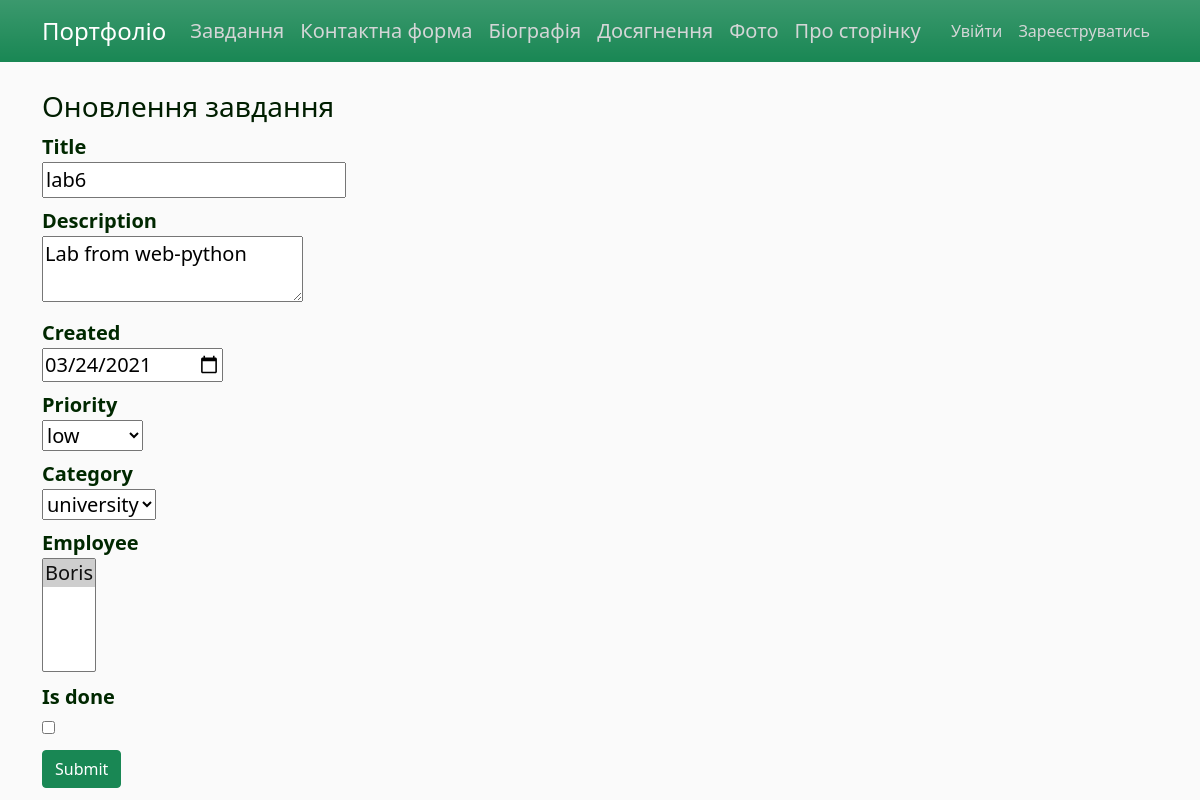
/task/1/update, run on an earlier commit of the app's database.
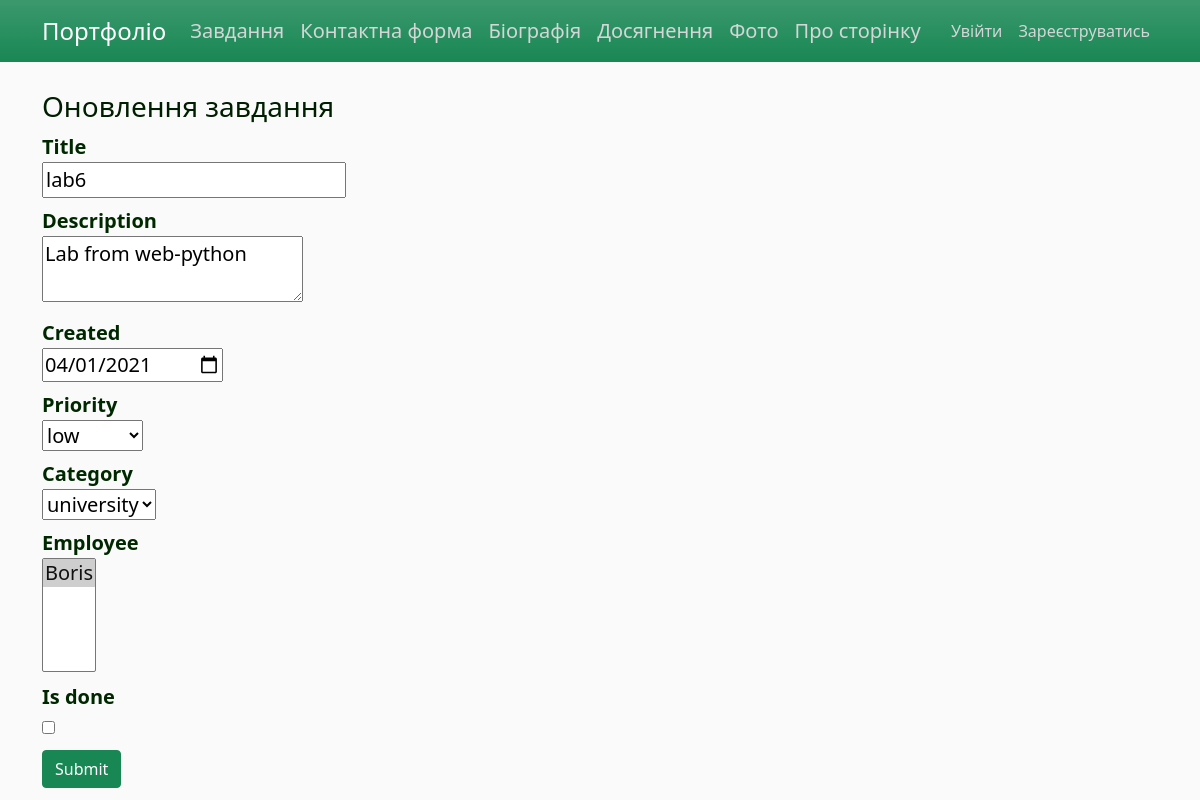
And on a later commit of the database.
### app/models.py (models this page shows, shortened)
class Task(db.Model):
    id = db.Column(db.Integer, primary_key=True)
    title = db.Column(db.String(80), nullable=False)
    description = db.Column(db.Text, nullable=False)
    created = db.Column(db.DateTime, default=datetime.utcnow)
    priority = db.Column(db.Enum(EnumPriority), default='low')
    is_done = db.Column(db.Boolean, default=False)
    category_id = db.Column(db.Integer(), db.ForeignKey('category.id'))

### app/views.py (the view, shortened to what this page needs)
@app.route("/task/<int:id>/update", methods=['POST', 'GET'])
def task_update(id):
    form = TaskForm().new()
    print("task_update")
    task = Task.query.get_or_404(id)
    if request.method == 'GET':
        lst_of_empl = []
        for t in task.for_empl:
            lst_of_empl.append(t.id)
        print(lst_of_empl)
        form.title.data = task.title
        form.description.data = task.description
        form.created.data = task.created
        form.priority.data = task.priority
        form.category.data = task.categor.id
        form.employee.data = lst_of_empl
        form.is_done.data = task.is_done
        print(task.priority.name)
        print(type(task.priority.name))
        print(task.categor.id)
        print(type(task.categor.id))
        return render_template('task_update.html', title='Завдання', form=form)

### app/forms.py
class TaskForm(FlaskForm):
    title = StringField('Title', validators=[DataRequired()])
    description = TextAreaField('Description', validators=[DataRequired()])
    created = DateField('Created', format='%Y-%m-%d', validators=[Optional()])
    priority = SelectField('Priority', choices=[('low', 'low'), ('medium', 'medium'), ('high', 'high')])
    category = SelectField('Category', coerce=int)
    employee = SelectMultipleField('Employee', coerce=int)
    is_done = BooleanField('Is done')
    submit = SubmitField('Submit')
    @classmethod
    def new(cls):
        form = cls()
        form.category.choices = getСategoryList()
        form.employee.choices = getEmployeeList()
        return form

### app/forms.py (called while the page is built)
def getСategoryList():
    categ_list = []
    categories = Category.query.all()
    for categ in categories:
        categ_list.append((categ.id, categ.name))
    return categ_list

def getEmployeeList():
    empl_list = []
    employes = Employee.query.all()
    for emp in employes:
        empl_list.append((emp.id, emp.name))
    return empl_list

### app/templates/task_update.html (shortened to what this page needs)
{% extends "layout.html" %}
{% block content %}
{% from "_render_field.html" import render_field %}
<h3> Оновлення завдання </h3>
    <form method="POST">
        {{ render_field(form.title) }}
        {{ render_field(form.description) }}
        {{ render_field(form.created) }}
        {{ render_field(form.priority) }}
        {{ render_field(form.category) }}
        {{ render_field(form.employee) }}
        {{ render_field(form.is_done) }}
        {{ form.submit(class="btn btn-success") }}
    </form>
{% endblock content %}

### app/templates/_render_field.html (shortened to what this page needs)
{% macro render_field(field) %}
  <dt class="form-group">{{ field.label }}
    <dd>
        {{ field }}
    </dd>
{% endmacro %}

What changed in the data, as far as the page shows it:
changed Task "lab6": created "03/24/2021" → "04/01/2021"
